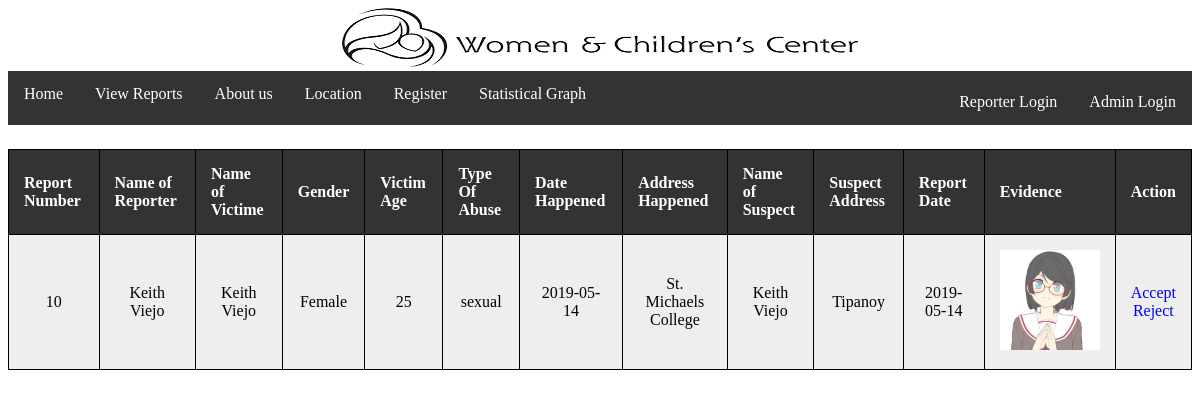
Page /adminviewreportlist.php on the committed database.
### tables this page shows
CREATE TABLE `report` (
  `report_id` int(11) NOT NULL,
  `status` varchar(10) NOT NULL,
  `name_victim` varchar(255) NOT NULL,
  `abuse_victim` varchar(255) NOT NULL,
  `age_victim` int(3) NOT NULL,
  `gender_victim` varchar(255) NOT NULL,
  `date_victim` date NOT NULL,
  `address_victim` varchar(255) NOT NULL,
  `name_suspect` varchar(255) NOT NULL,
  `gender_suspect` varchar(255) NOT NULL,
  `address_suspect` varchar(255) NOT NULL,
  `report_date` date NOT NULL,
  `file_name` varchar(255) NOT NULL,
  `admin_id` int(20) NOT NULL,
  `reporter_id` int(50) NOT NULL
);

CREATE TABLE `reporter` (
  `reporter_id` int(50) NOT NULL,
  `name_reporter` varchar(255) NOT NULL,
  `contact_reporter` varchar(255) NOT NULL,
  `email_reporter` varchar(255) NOT NULL,
  `username` varchar(255) NOT NULL,
  `password` varchar(255) NOT NULL,
  `account_status` varchar(255) NOT NULL,
  `account_file_name` varchar(255) NOT NULL
);

### adminviewreportlist.php (the view, shortened to what this page needs)
<?php
	include('connect.php');
	require "navbar.php";
?>
<!DOCTYPE html>
<html>
<head>
	<link rel="stylesheet" type="text/css" href="mystyle.css">
</head>
<body>
<div class="adminview">
	<table id="t01" border=1  style="border-collapse: collapse;">
		<th>Report Number</th>
		<th>Name of Reporter</th>
		<th>Name of Victime</th>
		<th>Gender</th>
		<th>Victim Age</th>
		<th>Type Of Abuse</th>
		<th>Date Happened</th>
		<th>Address Happened</th>
		<th>Name of Suspect </th>
		<th>Suspect Address </th>
		<th>Report Date </th>
		<th>Evidence</th>
		<th>Action</th>
		<?php
			$get_emp = "SELECT * FROM (report a INNER JOIN reporter b ON a.reporter_id=b.reporter_id) where status != 'accepted' ";
			$get_emp_exec = mysqli_query($con, $get_emp);
			while ($data = mysqli_fetch_array($get_emp_exec)) {
				echo "<tr>";
				echo "<td>".$data['report_id']."</td>";
				echo "<td>".$data['name_reporter']."</td>";
				echo "<td>".$data['name_victim']."</td>";
				echo "<td>".$data['gender_victim']."</td>";
				echo "<td>".$data['age_victim']."</td>";
				echo "<td>".$data['abuse_victim']."</td>";
				echo "<td>".$data['date_victim']."</td>";
				echo "<td>".$data['address_victim']."</td>";
				echo "<td>".$data['name_suspect']."</td>";
				echo "<td>".$data['address_suspect']."</td>";
				echo "<td>".$data['report_date']."</td>";
				$eid=$data['report_id'];
				echo "<td><img height='100' width='100' src='uploads/".$data['name_victim']."/".$data['file_name']."' />";
				echo "<td><a href='accept.php?eid=$eid'>Accept</a><br><a href='reject.php?eid=$eid'>Reject</a></td>";
				echo "</tr>";
			}
		?>
</table>
</div>
</body>
</html>

### navbar.php (shortened to what this page needs)
<!DOCTYPE html>
<html>
<head>
  <link rel="stylesheet" type="text/css" href="mystyle.css">
</head>
<body>
<div class="navwrapper">
<div class="logo">
<img src="picture\wcc.png" >
</div>
 <div class="navbar">
<ul>
<li><a href="index.php">Home</a></li>
<li><a href="viewreportlist.php"> View Reports </a></li>
<li><a href="aboutus.php">About us</a></li>
<li><a href="location.php">Location</a></li>
<li><a href="registeradmin.php">Register</a></li>
<li><a href="graph.php">Statistical Graph</a></li>
<div class="loginlogin">
<?php
  if(isset($_SESSION['username']))
  	{
  		echo'Welcome '.$_SESSION['username'],' <form action="logout.php" method="post">
  			<button type="submit" name="logout-submit">logout</button>';
  	}
  	else
  	{
  	echo'
  				<form action="login.php" method="post">
          <li><a href="reporterlogin.php">Reporter Login</a></li>
  				<li><a href="adminlogin.php">Admin Login</a></li>
  				</form>
  				';
  	}
  ?>
</div>
   </div>
</div>
</body>
</html>

### mystyle.css (style rules this page uses)
body { background: url() no-repeat center center fixed; background-size: cover; }
table tr td { text-align: center; }
a { text-decoration: none; }
.adminview { margin: auto; text-align: center; margin-top: 2%; }
ul { list-style-type: none; margin: 0; padding: 0; overflow: hidden; background-color: #333; }
li { float: left; }
li a { display: block; color: white; text-align: center; padding: 14px 16px; text-decoration: none; }
.loginlogin { margin-top: 0.7%; float: right; text-align: center; color: white; }
table { width:100%; }
table, th, td { border: 1px solid black; border-collapse: collapse; }
th, td { padding: 15px; text-align: left; }
table#t01 tr:nth-child(even) { background-color: #eee; }
table#t01 th { background-color: #333; color: white; }
.logo { margin: 0; text-align: center; padding: 0; }

### rows in the picture
report: report_id "10", reporter.name_reporter "Keith Viejo", name_victim "Keith Viejo", gender_victim "Female", age_victim "25", abuse_victim "sexual", date_victim "2019-05-14", address_victim "St. Michaels College", name_suspect "Keith Viejo", address_suspect "Tipanoy", report_date "2019-05-14", name_victim+file_name (picture)
